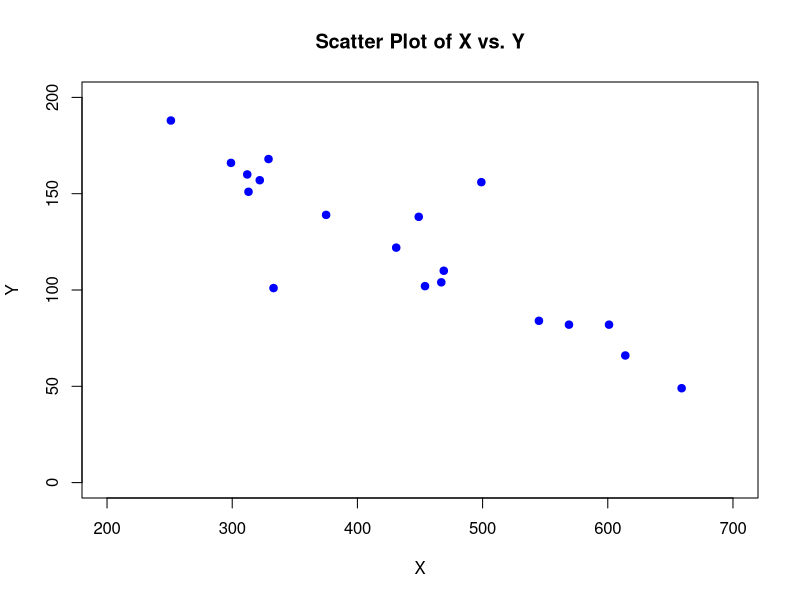

This figure's R source:
## ---- chunk 1
library(readxl)
## ---- chunk 2
df <- read_excel("education.xlsx")
head(df)

## ---- chunk 3
print(min(df$degree))
print(max(df$degree))
print(min(df$Unemployment))
print(max(df$Unemployment))
## ---- chunk 4
xlim.val <- c(200, 700)
ylim.val <- c(0, 200)
# Create a scatter plot using the plot function
plot(df$degree, df$Unemployment, 
     xlab = "X", 
     ylab = "Y", 
     main = "Scatter Plot of X vs. Y",
     pch = 19, 
     col = "blue",
     xlim=xlim.val,
     ylim=ylim.val)
## ---- chunk 5
spearman.cor <- cor(df$degree, df$Unemployment, method="spearman")
print(spearman.cor)
## ---- chunk 6
spearman_test <- cor.test(df$degree, df$Unemployment, method = "spearman")
print(spearman_test)
